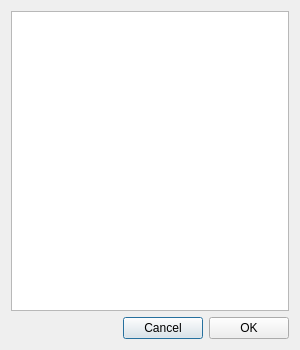
<?xml version="1.0" encoding="UTF-8"?>
<ui version="4.0">
 <class>DialogDirectories</class>
 <widget class="QDialog" name="DialogDirectories">
  <property name="geometry">
   <rect>
    <x>0</x>
    <y>0</y>
    <width>300</width>
    <height>350</height>
   </rect>
  </property>
  <property name="minimumSize">
   <size>
    <width>300</width>
    <height>350</height>
   </size>
  </property>
  <property name="windowTitle">
   <string>Directories to backup</string>
  </property>
  <property name="locale">
   <locale language="English" country="UnitedStates"/>
  </property>
  <layout class="QVBoxLayout" name="verticalLayout_2">
   <item>
    <layout class="QVBoxLayout" name="verticalLayout">
     <item>
      <widget class="QTreeView" name="treDiretories"/>
     </item>
     <item>
      <layout class="QHBoxLayout" name="horizontalLayout">
       <item>
        <spacer name="horizontalSpacer">
         <property name="orientation">
          <enum>Qt::Horizontal</enum>
         </property>
         <property name="sizeHint" stdset="0">
          <size>
           <width>40</width>
           <height>20</height>
          </size>
         </property>
        </spacer>
       </item>
       <item>
        <widget class="QPushButton" name="btnCancel">
         <property name="text">
          <string>Cancel</string>
         </property>
        </widget>
       </item>
       <item>
        <widget class="QPushButton" name="btnOk">
         <property name="text">
          <string>OK</string>
         </property>
        </widget>
       </item>
      </layout>
     </item>
    </layout>
   </item>
  </layout>
 </widget>
 <resources/>
 <connections>
  <connection>
   <sender>btnCancel</sender>
   <signal>clicked()</signal>
   <receiver>DialogDirectories</receiver>
   <slot>close()</slot>
   <hints>
    <hint type="sourcelabel">
     <x>146</x>
     <y>326</y>
    </hint>
    <hint type="destinationlabel">
     <x>102</x>
     <y>334</y>
    </hint>
   </hints>
  </connection>
 </connections>
</ui>
